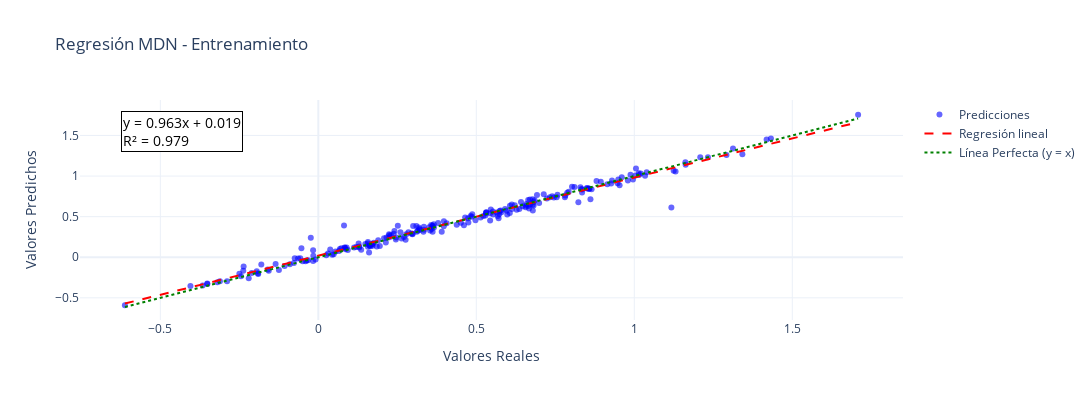

The cell this chart's notebook holds for it:
### Code cell
# Gráficos de regresión
dh.plot_regression(y_train_mo, media_esperada_mo, title='Regresión MDN - Entrenamiento', size=(1200, 400))
